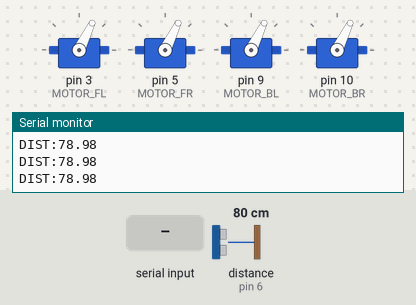
This sketch was run on a simulated Arduino Uno, built with avr-gcc and run on an emulated ATmega328P. Parts: 4 × servo, the last lines printed to the serial monitor. Wiring (inferred from the names in the program): ultrasonic range finder: trigger pin 7; echo pin 6. The inputs (shaded band) are chosen by the test bench; at power-on: distance to the obstacle (sensor on pin 6) 80 cm. The echo pulse lasts 58.3 µs per cm.

Above: at 4.2 s.
4.3 s: distance to the obstacle (sensor on pin 6) set to 63 cm
5.8 s: distance to the obstacle (sensor on pin 6) set to 56 cm
At 6.3 s:
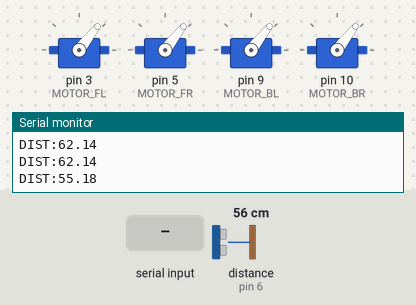
7.3 s: "U" received over Serial
At 8.7 s:
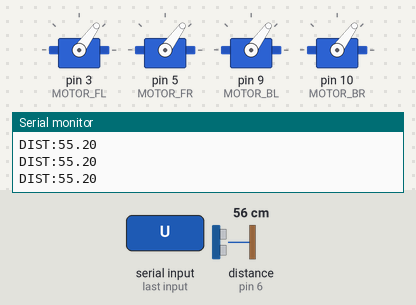
Timing chart, 0 to 10.3 s (numbered marks = the images above; inputs shaded):
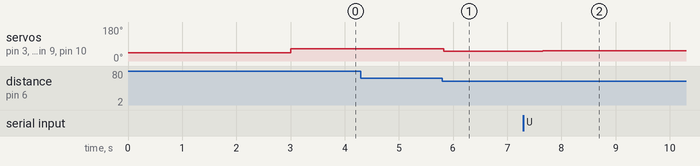

Measured:
- the behaviour switches between 61 and 60 cm on distance to the obstacle (sensor on pin 6) (found by bisection; images 0 and 1)
- after the input at 5.8 s, servo on pin 3 (MOTOR_FL), servo on pin 5 (MOTOR_FR), servo on pin 9 (MOTOR_BL), servo on pin 10 (MOTOR_BR): 64° → 52° at once
- after the input at 7.3 s, servo on pin 3 (MOTOR_FL), servo on pin 5 (MOTOR_FR), servo on pin 9 (MOTOR_BL), servo on pin 10 (MOTOR_BR): 52° → 54° after 0.36 s

The sketch:

drone_controller.ino
```cpp
#include <Wire.h>
#include <Servo.h>

#define TRIG_PIN 7
#define ECHO_PIN 6

#define MOTOR_FL 3
#define MOTOR_FR 5
#define MOTOR_BL 9
#define MOTOR_BR 10

Servo escFL;
Servo escFR;
Servo escBL;
Servo escBR;

long duration;
float distance;

int baseThrottle = 1200;

float readDistance()
{
    digitalWrite(TRIG_PIN, LOW);
    delayMicroseconds(2);

    digitalWrite(TRIG_PIN, HIGH);
    delayMicroseconds(10);

    digitalWrite(TRIG_PIN, LOW);

    duration = pulseIn(ECHO_PIN, HIGH);
    distance = duration * 0.034 / 2.0;

    return distance;
}

void setMotors(int fl, int fr, int bl, int br)
{
    escFL.writeMicroseconds(fl);
    escFR.writeMicroseconds(fr);
    escBL.writeMicroseconds(bl);
    escBR.writeMicroseconds(br);
}

void stabilize()
{
    setMotors(baseThrottle, baseThrottle, baseThrottle, baseThrottle);
}

void avoidObstacle(float d)
{
    if(d < 60)
    {
        setMotors(baseThrottle - 120, baseThrottle - 120, baseThrottle - 120, baseThrottle - 120);
        delay(250);
    }
}

void handleSerial()
{
    if(Serial.available())
    {
        char cmd = Serial.read();

        if(cmd == 'U')
            baseThrottle += 20;

        if(cmd == 'D')
            baseThrottle -= 20;

        if(baseThrottle < 1100)
            baseThrottle = 1100;

        if(baseThrottle > 1500)
            baseThrottle = 1500;
    }
}

void setup()
{
    Serial.begin(115200);

    pinMode(TRIG_PIN, OUTPUT);
    pinMode(ECHO_PIN, INPUT);

    escFL.attach(MOTOR_FL);
    escFR.attach(MOTOR_FR);
    escBL.attach(MOTOR_BL);
    escBR.attach(MOTOR_BR);

    setMotors(1000,1000,1000,1000);
    delay(3000);
}

void loop()
{
    float d = readDistance();

    stabilize();
    avoidObstacle(d);
    handleSerial();

    Serial.print("DIST:");
    Serial.println(d);

    delay(50);
}
```
